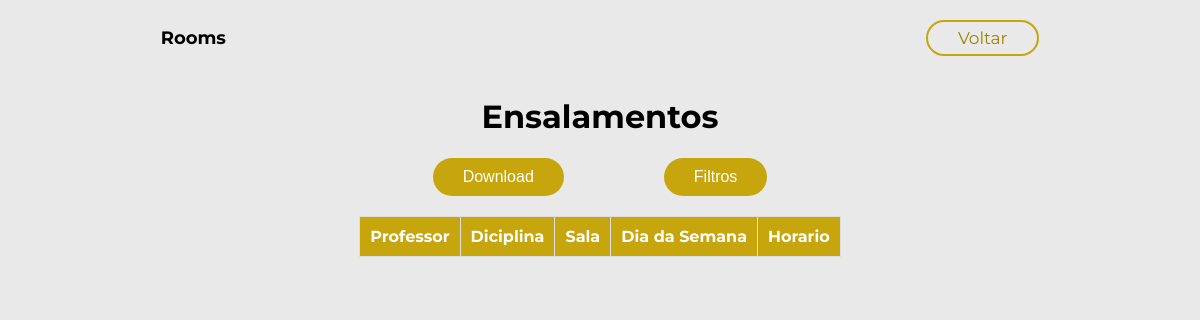
Page /rooms/ on the earlier database version.
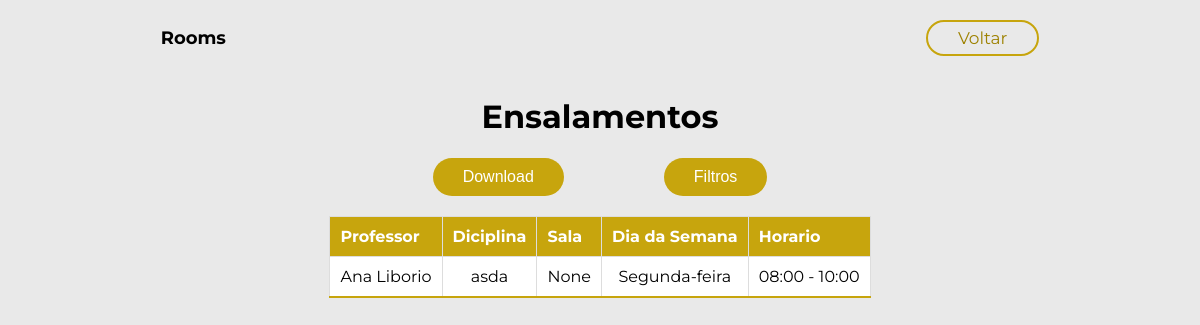
Same page on the later database version.
### core/models.py (models this page shows, shortened)
class Allocation(models.Model):
    DIAS_DA_SEMANA = [
        ('SEG', 'Segunda-feira'),
        ('TER', 'Terça-feira'),
        ('QUA', 'Quarta-feira'),
        ('QUI', 'Quinta-feira'),
        ('SEX', 'Sexta-feira'),
        ('SAB', 'Sábado'),
        ('DOM', 'Domingo'),
    ]
    HORARIOS = [
        ('08:00', '08:00 - 10:00'),
        ('10:00', '10:00 - 12:00'),
        ('14:00', '14:00 - 16:00'),
        ('16:00', '16:00 - 18:00'),
        ('18:00', '18:00 - 20:00'),
        ('20:00', '20:00 - 22:00'),
    ]
    allocation_id = models.AutoField(primary_key=True)
    teacher = models.ForeignKey(Teacher, on_delete=models.CASCADE)
    discipline = models.ForeignKey(Discipline, on_delete=models.CASCADE)
    space = models.ForeignKey(PhysicalSpace, on_delete=models.SET_NULL, null=True, blank=True)
    days_week = models.CharField(max_length=3, choices=DIAS_DA_SEMANA, unique=True)
    timetable = models.CharField(max_length=5, choices=HORARIOS, unique=True)

class Teacher(models.Model):
    teacher_id = models.AutoField(primary_key=True)
    siape = models.CharField(max_length=8)
    first_name = models.CharField(max_length=30)
    last_name = models.CharField(max_length=30)
    def __str__(self):
        return f'{self.first_name} {self.last_name}'

class Discipline(models.Model):
    discipline_id = models.AutoField(primary_key=True)
    discipline_name = models.CharField(max_length=30)
    discipline_code = models.CharField(max_length=10)
    discipline_mode = models.BooleanField(default=False)
    discipline_course = models.CharField(max_length=30)
    def __str__(self):
        return self.discipline_name

### core/views.py (the view)
# urls.py: path('rooms/', views.allocation_list, name='rooms'),
def allocation_list(request):
    allocations = Allocation.objects.all()
    courses = Discipline.objects.values_list('discipline_course', flat=True).distinct()
    course = request.GET.get('course')
    if course:
        allocations = allocations.filter(discipline__discipline_course__icontains=course)
    if request.headers.get('x-requested-with') == 'XMLHttpRequest':
        allocation_list = []
        for allocation in allocations:
            allocation_list.append({
                'teacher': str(allocation.teacher),
                'discipline': str(allocation.discipline),
                'space': str(allocation.space),
                'days_week': allocation.get_days_week_display(),
                'timetable': allocation.get_timetable_display(),
            })
        return JsonResponse({'allocations': allocation_list})
    else:
        return render(request, 'rooms.html', {'allocations': allocations, 'courses': courses})

### templates/rooms.html (shortened to what this page needs)
{% load static %}
<!DOCTYPE html>
<html lang="en">
<head>
    <link rel="stylesheet" href="{% static 'css/rooms.css' %}" />
</head>
<body>
    <header>
        <div class="logo">Rooms</div>
        <div class="login" id="back-button">Voltar</div>
    </header>
    <h1 class="nome">Ensalamentos</h1>
    <div class="buttonfiltros">
        <button class="downefilt1" id="download-button" >Download</button>
        <button class="downefilt2" id="filter-button" >Filtros</button>
    </div>
    <div class="tabelaens">
        <table class="tabelastyle">
            <thead>
                <tr>
                    <th>Professor</th>
                    <th>Diciplina</th>
                    <th>Sala</th>
                    <th>Dia da Semana</th>
                    <th>Horario</th>
                </tr>
            </thead>
            <tbody id="allocation-list">
                {% for allocation in allocations %}
                    <tr>
                        <td>{{ allocation.teacher }}</td>
                        <td>{{ allocation.discipline }}</td>
                        <td>{{ allocation.space }}</td>
                        <td>{{ allocation.get_days_week_display }}</td>
                        <td>{{ allocation.get_timetable_display }}</td>
                    </tr>
                {% endfor %}
            </tbody>
        </table>
    </div>
</body>
</html>

Differences in the rows shown:
added Allocation: teacher "Ana Liborio", discipline "asda", space "None", days_week "Segunda-feira", timetable "08:00 - 10:00"
